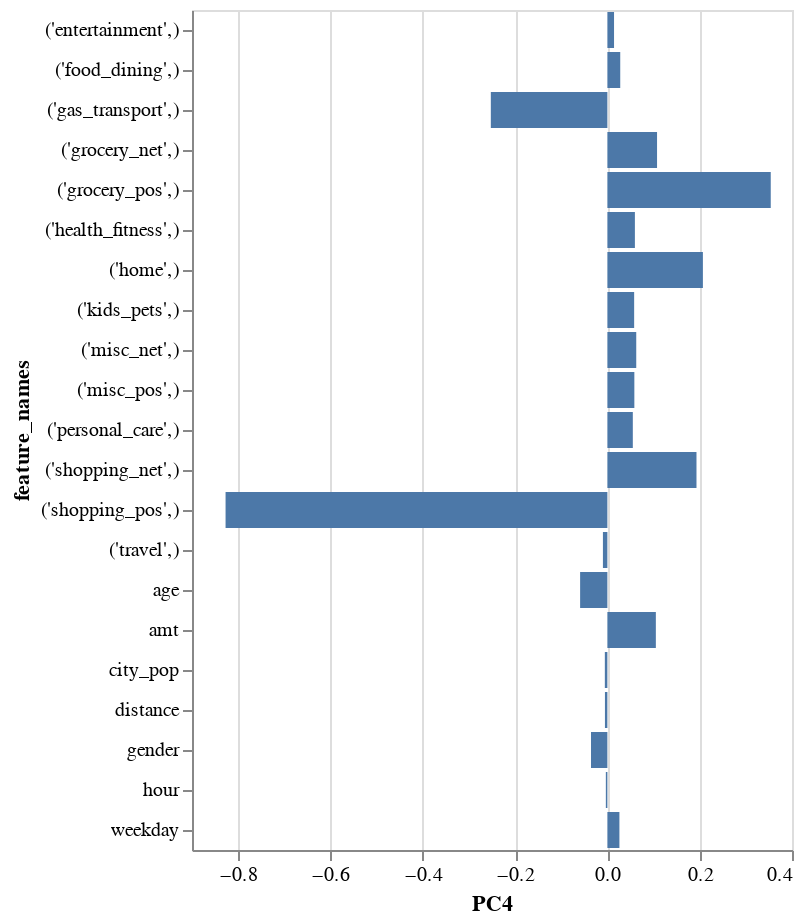

This figure's notebook cell:
### Code cell
alt.Chart(loadings_df).mark_bar().encode(
    x='PC4:Q',
    y="feature_names:N"
)
